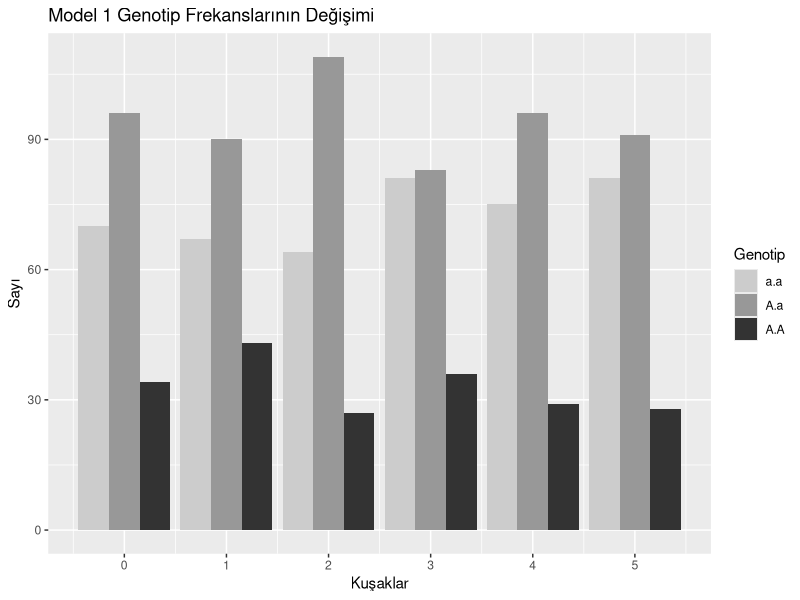
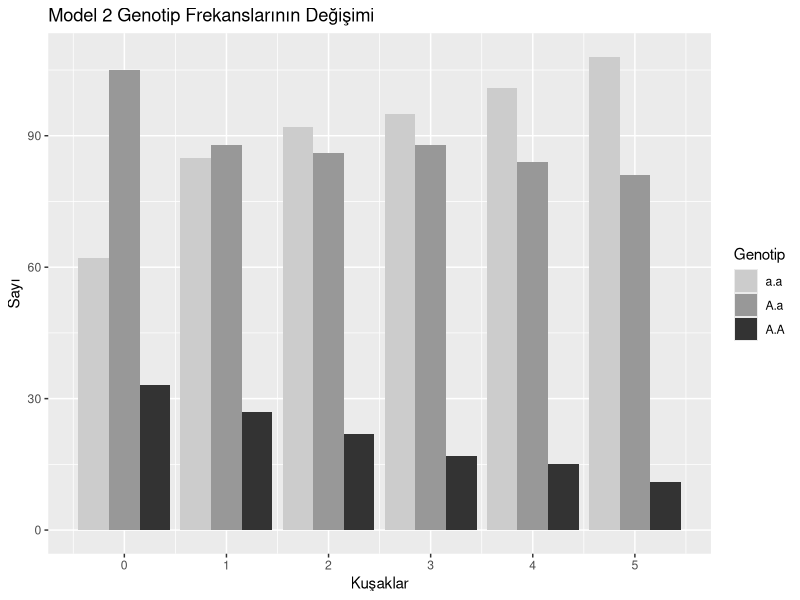
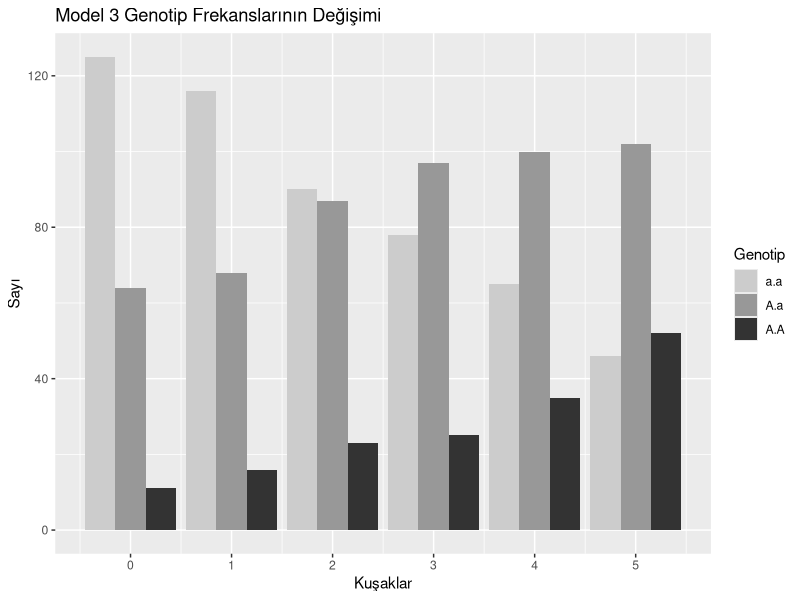

Generate these figures, in order, with R:
# Burada kullanılacak olan grafikler ggplot2 paketinin yüklenmesini gerektirmektedir. Eger tidyverse yuklu ise dikkate almayin

# ggplot2 paketinin yüklenmesi için

install.packages("ggplot2")

# ggplot2 bir kere yüklendikten sonra yukarıdaki komutu çalıştırmanıza gerek yoktur

# Ancak ggplot2 grafiklerini bulunduğunuz R seansında kullanmadan önce aşağıdaki komutla kütüphaneden yüklemeniz gereklidir.
library(ggplot2)



# Burada seçilim baskısı altındaki populasyonu simule edeceğiz
# A koyu rengi a ise açık rengi temsil etmekte 

# Öncelikli olarak simulasyonumuz için gerekli fonksiyonları oluşturuyoruz
# İlkin populasyon, fonksiyon içerisine iki argüman almaktadır, örneklem büyüklüğü ve A'nın frekansı
# set seed fonksiyonu oluşturduğunuz random simülasyonu tekrar oluşturmanızı sağlar

set.seed(14)

primary <- function(sample_size,freq_A = 0.1){
        freq_a <- 1-freq_A
        population <- data.frame()
        
        for(i in seq_len(sample_size)){
                ind = sample(c("A","a"),size = 2,replace = TRUE,
                             prob = c(freq_A,freq_a))
                ind_1 = paste(ind[1],ind[2],sep = ".")
                if(ind_1 == "a.A"){ind_1 = "A.a"}
                ind_1 = data.frame("Inds" = ind_1,"Generation" = 0)
                population <- rbind(population,ind_1)
        }
        return(population)
}

#Seçilim fonksiyonu argümanlar populasyon büyüklüğü, üç genotip için seçilim katsayıları vektör olarak örneğin c(1,0.9,0.5)
# Son olarak kuşak sayısı 1:n
Selection <- function(sample_size,freq_A =0.1,sel_coef = c(1,1,1),generations = 1:5){
        population <- primary(sample_size,freq_A)
        for (i in generations){
                generation <- subset(population,Generation == i-1)[,1]
                live_AA <- round(sum(generation == "A.A")*sel_coef[1])
                live_Aa <- round(sum(generation == "A.a")*sel_coef[2])
                live_aa <- round(sum(generation == "a.a")*sel_coef[3])
                generation <- c(rep("A.A",live_AA),rep("A.a",live_Aa),rep("a.a",live_aa))
                new_pop <- data.frame()
                for (j in 1:sample_size){
                        sample_1 <- unlist(strsplit(as.character(sample(generation,1)),split =".",fixed = TRUE))
                        sample_2 <- unlist(strsplit(as.character(sample(generation,1)),split =".",fixed = TRUE))
                        ind <- paste(sample(sample_1,1),sample(sample_2,1),sep =".")
                        if(ind == "a.A"){ind = "A.a"}
                        ind = data.frame("Inds" = ind,"Generation" = i)
                        new_pop <- rbind(new_pop, ind)
                }
                population <- rbind(population, new_pop)
                
        }
        population$Generation <- population$Generation
        return(population)
        
}


# Allel frekanslarının hesaplanması, fonksiyon argümanları 1.populasyon, 2.kuşak
frequency <- function(pop,generation){
  gen <- subset(pop,Generation == generation)
  freq_A = (2*sum(gen$Inds == "A.A")+sum(gen$Inds == "A.a"))/(2*dim(gen)[1])
  freq_a = (2*sum(gen$Inds == "a.a")+sum(gen$Inds == "A.a"))/(2*dim(gen)[1])
  data_freq <- data.frame("A" = freq_A, "a" = freq_a)
  return(data_freq)
  
}

# Kullanacağımız fonksiyonları kodlamayı bitirdik
# Simulasyonların başlangıcı
# Model 1 seçilimin olmadığı bir durumun modellenmesi tüm genotiplerin 
# hayatta kalma olasılığı birbirine eşittir
pop_1 <- Selection(sample_size = 200,
                   freq_A = 0.4,sel_coef = c(1,1,1),generations = 1:5)


# Genotip sayılarının değişim tablosu
table_change <- table(pop_1$Inds,pop_1$Generation)
table_change
# Frekans olarak
table_change/1000

#Değişim Grafiği
ggplot(pop_1,aes(x=Generation,fill = Inds)) +
  geom_bar(position = "dodge") +
  xlab("Kuşaklar")+
  ylab("Sayı")+
  scale_fill_grey(start=0.8, end=0.2) +
  scale_x_continuous(breaks=c(0:5))+    #kuşak sayısına bağlı olarak breaks argümanını değiştirin örneğin 10 küşak için breaks = c(0:10)
  labs(fill = "Genotip") +
  ggtitle("Model 1 Genotip Frekanslarının Değişimi")


# 5. kuşaktaki allel frekansları, A alleli ve a alleli
freq_model_1 <- frequency(pop_1,5)
print(freq_model_1)



# Model 2  endüstri devrimi öncesi koyu renklilere karşı seçilim baskısı
pop_2 <- Selection(sample_size = 200,
                            freq_A = 0.4,sel_coef = c(0.6,0.8,1),generations = 1:5)



# Genotip sayılarının değişim tablosu
table_change <- table(pop_2$Inds,pop_2$Generation)
table_change
# Frekans olarak
table_change/1000




#Değişim Grafiği
ggplot(pop_2,aes(x=Generation,fill = Inds)) +
        geom_bar(position = "dodge") +
        xlab("Kuşaklar")+
        ylab("Sayı")+
        scale_fill_grey(start=0.8, end=0.2) +
        scale_x_continuous(breaks=c(0:5))+    #kuşak sayısına bağlı olarak breaks argümanını değiştirin örneğin 10 küşak için breaks = c(0:10)
        labs(fill = "Genotip") +
        ggtitle("Model 2 Genotip Frekanslarının Değişimi")



# 5. kuşaktaki allel frekansları, A alleli ve a alleli
freq_model_2 <- frequency(pop_2,5)
print(freq_model_2)

# Model 3, endüstri devrimi sonrası artık A alleli lehinde seçilim olduğunu
# modelliyoruz

# Başlangıçtaki A allelinin frekansını bir önceki basamaktan alıyoruz

freq_A <- freq_model_2[1,1]

pop_3 <- Selection(sample_size = 200, freq_A, sel_coef = c(1,0.8,0.6),
                    generations = 1:5)

# Genotip sayılarının değişim tablosu
table_change <- table(pop_3$Inds,pop_3$Generation)
table_change
# Frekans olarak
table_change/1000


# Değişim grafiği Model 3

ggplot(pop_3,aes(x=Generation,fill = Inds)) +
  geom_bar(position = "dodge") +
  xlab("Kuşaklar")+
  ylab("Sayı")+
  scale_fill_grey(start=0.8, end=0.2) +
  scale_x_continuous(breaks=c(0:5))+    #kuşak sayısına bağlı olarak breaks argümanını değiştirin örneğin 10 küşak için breaks = c(0:10)
  labs(fill = "Genotip") +
  ggtitle("Model 3 Genotip Frekanslarının Değişimi")

# 5. kuşaktaki allel frekansları, A alleli ve a alleli
freq_model_3 <- frequency(pop_3,5)
print(freq_model_3)

